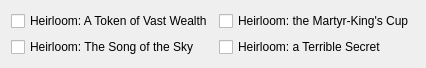
          <widget class="QWidget" name="page_10">
           <property name="geometry">
            <rect>
             <x>0</x>
             <y>0</y>
             <width>383</width>
             <height>58</height>
            </rect>
           </property>
           <attribute name="label">
            <string>Heirlooms</string>
           </attribute>
           <layout class="QGridLayout" name="gridLayout_11">
            <item row="1" column="1">
             <widget class="QCheckBox" name="checkBox_Poss_Heirloom_Secret">
              <property name="text">
               <string>Heirloom: a Terrible Secret</string>
              </property>
             </widget>
            </item>
            <item row="0" column="0">
             <widget class="QCheckBox" name="checkBox_Poss_Heirloom_Wealth">
              <property name="text">
               <string>Heirloom: A Token of Vast Wealth</string>
              </property>
             </widget>
            </item>
            <item row="0" column="1">
             <widget class="QCheckBox" name="checkBox_Poss_Heirloom_Cup">
              <property name="text">
               <string>Heirloom: the Martyr-King's Cup</string>
              </property>
             </widget>
            </item>
            <item row="1" column="0">
             <widget class="QCheckBox" name="checkBox_Poss_Heirloom_Song">
              <property name="text">
               <string>Heirloom: The Song of the Sky</string>
              </property>
             </widget>
            </item>
           </layout>
          </widget>
